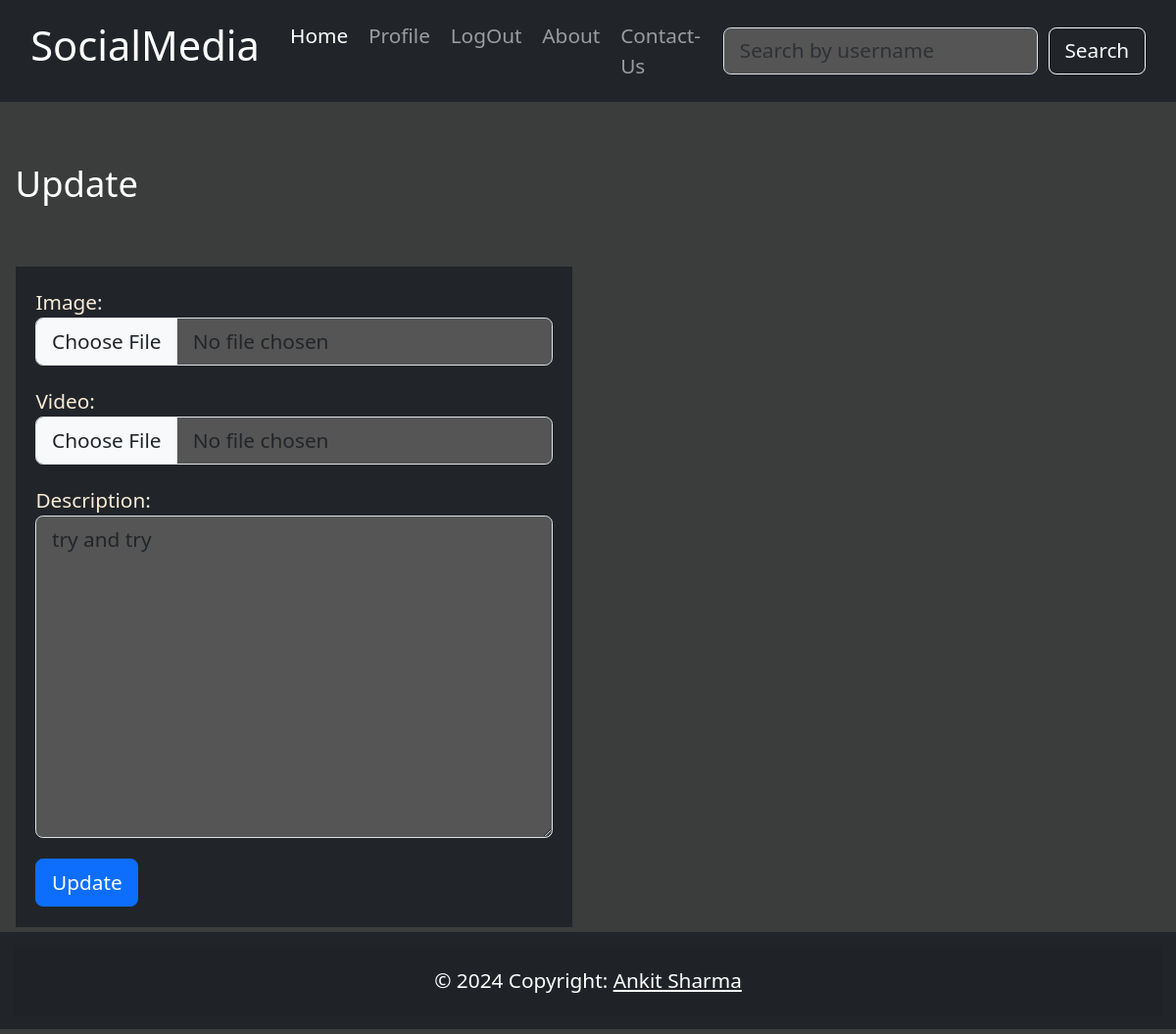
The app's page /update_post/4 (signed in), older data.
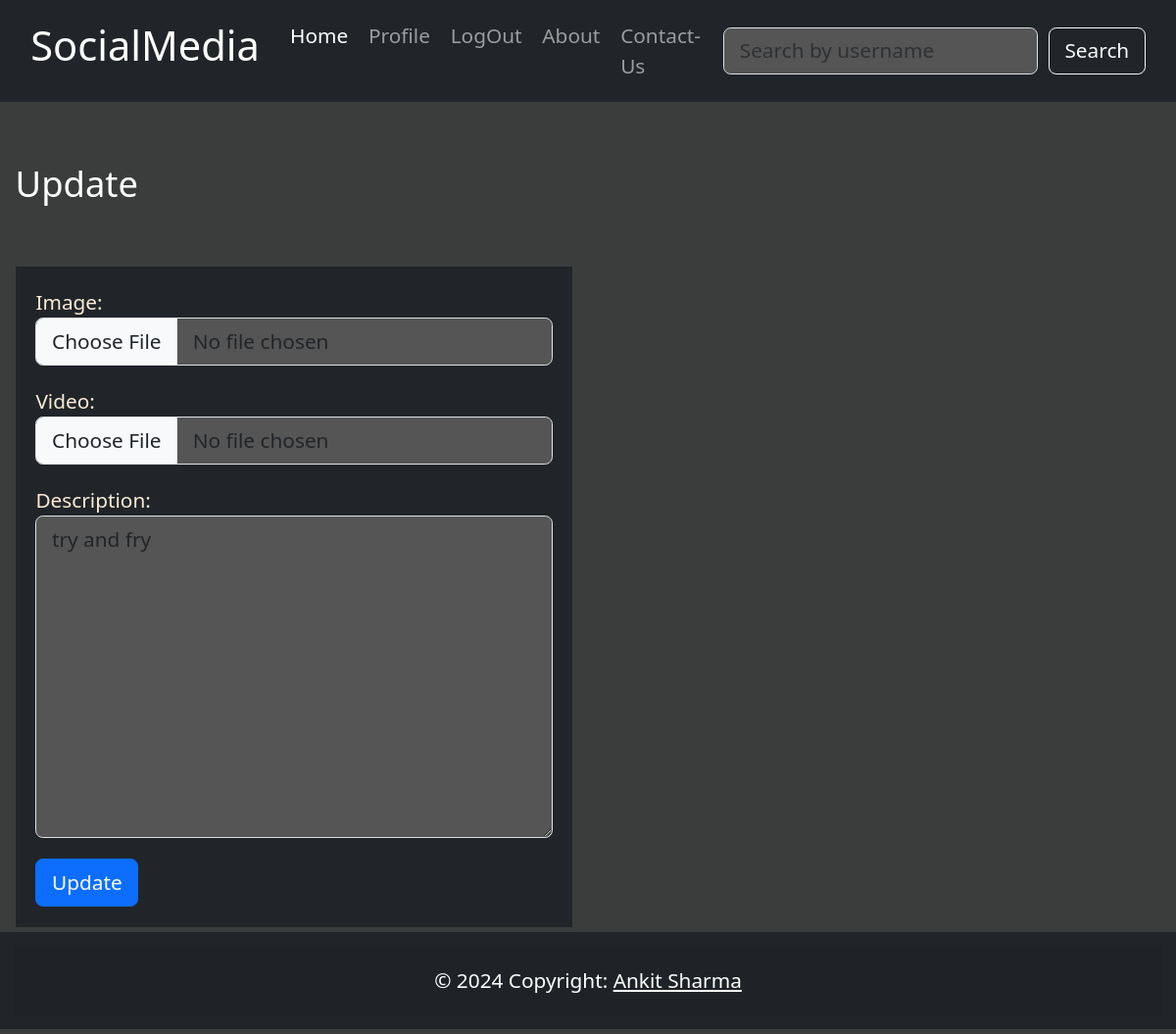
The same page, newer data.
### main/models.py (models this page shows, shortened)
class Post(models.Model):
    img = models.ImageField(upload_to='media/posts/img/', null=True, blank=True)
    video = models.FileField(upload_to='media/posts/video/', null=True, validators=[FileExtensionValidator(allowed_extensions=['MOV', 'avi', 'mp4', 'webm', 'mkv'])], blank=True)
    desc = models.TextField()
    date = models.DateTimeField(default=timezone.now)
    username = models.CharField(max_length=50,default ="")
    likes = models.ManyToManyField(User, related_name='liked_posts', blank=True)
    comments = models.TextField()

### main/views.py (the view, shortened to what this page needs)
# urls.py: path('update_post/<int:id>', UpdatePostView.as_view() ,name='update_post'),
class UpdatePostView(LoginRequiredMixin, UpdateView):
    model = Post
    form_class = PostForm
    template_name = 'updatepost.html'
    def get_object(self, queryset=None):
        return Post.objects.get(pk=self.kwargs['id'])
    def get(self, request, *args, **kwargs):
        return super().get(request, *args, **kwargs)

### main/forms.py
class PostForm(forms.ModelForm):
    class Meta:
        model = Post
        fields = ['img', 'video', 'desc']
        labels = {'img': 'Image', 'video': 'Video', 'desc': 'Description'}
        widgets = {
            'img': forms.FileInput(attrs={'class': 'form-control'}),
            'video': forms.FileInput(attrs={'class': 'form-control'}),
            'desc': forms.Textarea(attrs={'class': 'form-control'}),
        }

### templates/updatepost.html
{% extends 'base.html' %} {% load static %} {% block content %}
<div class="col-sm-12 ">
    <h3 class="text-white my-5">Update</h3>
    <div class="row">
        <div class="col-md-6 col-md-offset-3">
            <div class="well well-sm">
                <form class="form-horizontal bg-dark p-3" method="POST" enctype="multipart/form-data">
                    {% csrf_token %} {{ form.as_p }}
                    <button type="submit" class="btn btn-primary">Update</button>
                </form>
            </div>
        </div>
    </div>
</div>
{% endblock content %}

Row changes from the older to the newer data that the page shows:
changed Post: desc "try and try" → "try and fry"
